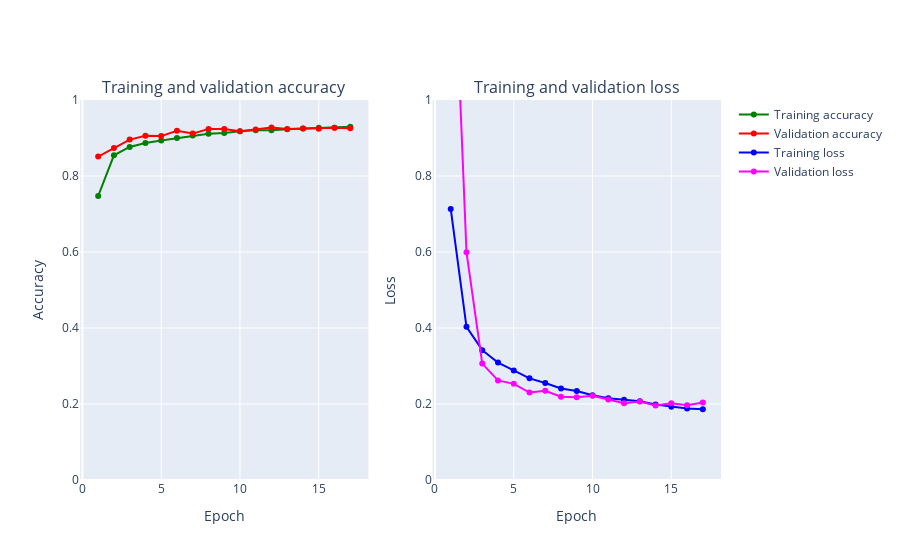

Notebook code cell kept with this figure:
### Markdown cell above
### Visualising model performance

### Code cell
plot_accuracy_and_loss(history)

### Figure 1 — Plotly figure (JSON) as saved in the notebook; plotly's stock layout.template omitted (floating-point values rounded to 4 significant figures)
{"data": [{"marker": {"color": "Green"}, "mode": "markers+lines", "name": "Training accuracy", "text": ["1", "2", "3", "4", "5", "6", "7", "8", "9", "10", "11", "12", "13", "14", "15", "16", "17"], "type": "scatter", "x": [1, 2, 3, 4, 5, 6, 7, 8, 9, 10, 11, 12, 13, 14, 15, 16, 17], "xaxis": "x", "y": [0.7473, 0.8545, 0.8764, 0.8869, 0.8937, 0.8999, 0.9064, 0.911, 0.9133, 0.9178, 0.9201, 0.9205, 0.9232, 0.925, 0.9267, 0.9269, 0.9294], "yaxis": "y"}, {"marker": {"color": "Red"}, "mode": "markers+lines", "name": "Validation accuracy", "text": ["1", "2", "3", "4", "5", "6", "7", "8", "9", "10", "11", "12", "13", "14", "15", "16", "17"], "type": "scatter", "x": [1, 2, 3, 4, 5, 6, 7, 8, 9, 10, 11, 12, 13, 14, 15, 16, 17], "xaxis": "x", "y": [0.8512, 0.8738, 0.8958, 0.9056, 0.905, 0.9188, 0.9116, 0.9234, 0.9236, 0.9176, 0.9222, 0.9278, 0.924, 0.925, 0.9246, 0.9268, 0.9256], "yaxis": "y"}, {"marker": {"color": "Blue"}, "mode": "markers+lines", "name": "Training loss", "text": ["1", "2", "3", "4", "5", "6", "7", "8", "9", "10", "11", "12", "13", "14", "15", "16", "17"], "type": "scatter", "x": [1, 2, 3, 4, 5, 6, 7, 8, 9, 10, 11, 12, 13, 14, 15, 16, 17], "xaxis": "x2", "y": [0.7133, 0.4031, 0.3416, 0.3089, 0.2882, 0.2675, 0.2552, 0.241, 0.2341, 0.2231, 0.2153, 0.2112, 0.207, 0.1989, 0.1931, 0.1884, 0.1861], "yaxis": "y2"}, {"marker": {"color": "Magenta"}, "mode": "markers+lines", "name": "Validation loss", "text": ["1", "2", "3", "4", "5", "6", "7", "8", "9", "10", "11", "12", "13", "14", "15", "16", "17"], "type": "scatter", "x": [1, 2, 3, 4, 5, 6, 7, 8, 9, 10, 11, 12, 13, 14, 15, 16, 17], "xaxis": "x2", "y": [1.614, 0.5997, 0.3064, 0.2622, 0.253, 0.2301, 0.2347, 0.2192, 0.218, 0.2216, 0.2121, 0.2023, 0.2067, 0.1961, 0.2022, 0.1966, 0.2037], "yaxis": "y2"}], "layout": {"annotations": [{"font": {"size": 16}, "showarrow": false, "text": "Training and validation accuracy", "x": 0.225, "xanchor": "center", "xref": "paper", "y": 1, "yanchor": "bottom", "yref": "paper"}, {"font": {"size": 16}, "showarrow": false, "text": "Training and validation loss", "x": 0.775, "xanchor": "center", "xref": "paper", "y": 1, "yanchor": "bottom", "yref": "paper"}], "xaxis": {"anchor": "y", "domain": [0, 0.45], "title": {"text": "Epoch"}}, "xaxis2": {"anchor": "y2", "domain": [0.55, 1], "title": {"text": "Epoch"}}, "yaxis": {"anchor": "x", "domain": [0, 1], "range": [0, 1], "title": {"text": "Accuracy"}}, "yaxis2": {"anchor": "x2", "domain": [0, 1], "range": [0, 1], "title": {"text": "Loss"}}}}
